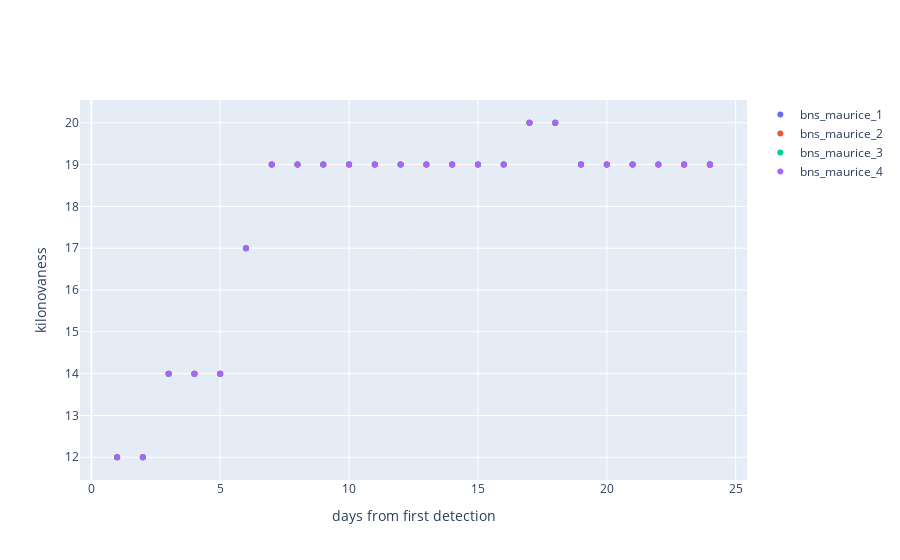

Source (notebook cell):
### Code cell
fig = go.Figure()

for key in pos_df_dict.keys():
    fig.add_trace(go.Scatter(x=pos_df_dict[key]["ndet"], y = pos_df_dict[key]["kilonovaness"], name=key, mode="markers"))

fig.update_layout({"xaxis_title": "days from first detection",
                   "yaxis_title": "kilonovaness"})
fig.show()

### Figure 1 — Plotly figure (JSON) as saved in the notebook; plotly's stock layout.template omitted (floating-point values rounded to 4 significant figures)
{"data": [{"mode": "markers", "name": "bns_maurice_1", "type": "scatter", "x": [1, 2, 3, 4, 5, 6, 7, 8, 9, 10, 11, 12, 13, 14, 15, 16, 17, 18, 19, 20, 21, 22, 23, 24, 24], "y": [12, 12, 14, 14, 14, 17, 19, 19, 19, 19, 19, 19, 19, 19, 19, 19, 20, 20, 19, 19, 19, 19, 19, 19, 19]}, {"mode": "markers", "name": "bns_maurice_2", "type": "scatter", "x": [1, 2, 3, 4, 5, 6, 7, 8, 9, 10, 11, 12, 13, 14, 15, 16, 17, 18, 19, 20, 21, 22, 23, 24, 24], "y": [12, 12, 14, 14, 14, 17, 19, 19, 19, 19, 19, 19, 19, 19, 19, 19, 20, 20, 19, 19, 19, 19, 19, 19, 19]}, {"mode": "markers", "name": "bns_maurice_3", "type": "scatter", "x": [1, 2, 3, 4, 5, 6, 7, 8, 9, 10, 11, 12, 13, 14, 15, 16, 17, 18, 19, 20, 21, 22, 23, 24, 24], "y": [12, 12, 14, 14, 14, 17, 19, 19, 19, 19, 19, 19, 19, 19, 19, 19, 20, 20, 19, 19, 19, 19, 19, 19, 19]}, {"mode": "markers", "name": "bns_maurice_4", "type": "scatter", "x": [1, 2, 3, 4, 5, 6, 7, 8, 9, 10, 11, 12, 13, 14, 15, 16, 17, 18, 19, 20, 21, 22, 23, 24, 24], "y": [12, 12, 14, 14, 14, 17, 19, 19, 19, 19, 19, 19, 19, 19, 19, 19, 20, 20, 19, 19, 19, 19, 19, 19, 19]}], "layout": {"xaxis": {"title": {"text": "days from first detection"}}, "yaxis": {"title": {"text": "kilonovaness"}}}}
